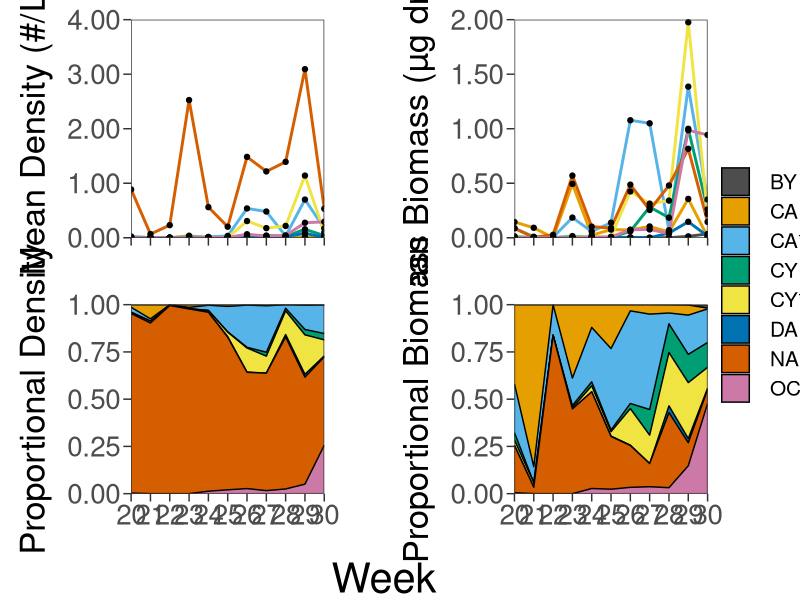

Generate this figure with R: (Note: this script raises an error after producing the figure.)
#################################################################
##  
##  APIS Cisco (Lucke et al.) manuscript
##  
##  
##      
#################################################################

## CLEAR ENVIRONMENT ============================================

rm(list = ls(all.names=TRUE))


## LOAD PACKAGES ================================================

library(dplyr)         # manipulating data
library(magrittr)      # for %<>%
library(ggplot2)       # visualizations
library(cowplot)       # plot matrix layout
library(gtable)        # plot matrix legend



## LOAD DATA ====================================================

zoop <- read.csv("data/APIS_Zooplankton_2018.csv", header = TRUE)



## DATA MANIPULATION ============================================

zoop %<>% mutate(taxa.group.2 = ifelse(species == "Acanthocyclops", "  Cyclopoids",
                                ifelse(species == "Bosmina", "  Other Cladocera",
                                ifelse(species == "Bythotrephes", "  Bythotrephes",
                                ifelse(species == "Daphnia", "  Daphnia",
                                ifelse(species == "Diacyclops", "  Cyclopoids",
                                ifelse(species == "Diaphanosoma", "  Other Cladocera",
                                ifelse(species == "Epischura", "  Calanoids",
                                ifelse(species == "Holopedium", "  Other Cladocera",
                                ifelse(species == "Limnocalanus", "  Calanoids",
                                ifelse(species == "Leptodiaptomus", "  Calanoids",
                                ifelse(species == "Mesocyclops", "  Cyclopoids",
                                ifelse(species == "Calanoid copepodid", "  Calanoid Copepodites",
                                ifelse(species == "Cyclopoid copepodid", "  Cyclopoid Copepodites",
                                ifelse(species == "Nauplii", "  Nauplii", "")))))))))))))),
                 tax.group.2 = factor(taxa.group.2))
  

## Summarize weekly and weekly proporational density and biomass for each taxa group
weekly.data <- zoop %>% group_by(week, station, taxa.group.2) %>%
  summarize(sum.density = sum(density.l), 
            sum.biomass = sum(biomass.dry.wt.ugL)) %>% 
  group_by(week, taxa.group.2) %>% 
  summarize(mean.density = mean(sum.density), 
            mean.biomass = mean(sum.biomass)) %>% 
  group_by(week) %>% 
  mutate(sum.density = sum(mean.density), 
         sum.biomass = sum(mean.biomass),
         prop.density = mean.density/sum.density,
         prop.biomass = mean.biomass/sum.biomass)


## ABBREVIATE TAXA NAMES ========================================

weekly.data$taxa.group.2 <- gsub('Cyclopoids', "CY", weekly.data$taxa.group.2)
weekly.data$taxa.group.2 <- gsub('Cyclopoid Copepodites', "CY*", weekly.data$taxa.group.2)
weekly.data$taxa.group.2 <- gsub('Bythotrephes', "BY", weekly.data$taxa.group.2)
weekly.data$taxa.group.2 <- gsub('Daphnia', "DA", weekly.data$taxa.group.2)
weekly.data$taxa.group.2 <- gsub('Calanoids', "CA", weekly.data$taxa.group.2)
weekly.data$taxa.group.2 <- gsub('Calanoid Copepodites', "CA*", weekly.data$taxa.group.2)
weekly.data$taxa.group.2 <- gsub('Nauplii', "NA", weekly.data$taxa.group.2)
weekly.data$taxa.group.2 <- gsub('Other Cladocera', "OC", weekly.data$taxa.group.2)


## VISUALIZATION ================================================

## Define a colorblind safe(ish) palette for 7-classes
color <- c("gray30", "#e69f00", "#56b4e9", "#009e73", "#f0e442", "#0072b2", "#d55e00", "#cc79a7")

## Mean density
zoop.density <- ggplot(weekly.data, aes(x = week, y = mean.density)) +
  geom_line(aes(colour = taxa.group.2), size = 1) +
  geom_point(size = 1.5) +
  scale_y_continuous(limits = c(0, 4), breaks = seq(0, 4, 1), labels = scales::number_format(accuracy = 0.01), expand = c(0, 0)) +
  scale_x_continuous(limits = c(20, 30), breaks = seq(20, 30, 1), expand = c(0, 0)) +
  scale_color_manual(values = color) +
  labs(x = 'Week', y = 'Mean Density (#/L)') +
  theme_bw() + 
  theme(panel.grid = element_blank(), panel.background = element_blank(), 
        legend.title = element_blank(),
        legend.text = element_text(size = 15),
        legend.key.size = unit(0.75, 'cm'),
        axis.text.x = element_text(size = 20),
        axis.text.y = element_text(size = 20),
        axis.title.y = element_text(size = 25, margin = margin(0, 10, 0, 0)),
        axis.title.x = element_text(size = 25, margin = margin(10, 0, 0, 0)),
        axis.ticks.length = unit(2.0, 'mm'), 
        plot.margin = unit(c(5, 10, 10, 5), 'mm'))

## Mean biomass
zoop.biomass <- ggplot(weekly.data, aes(x = week, y = mean.biomass)) +
  geom_line(aes(colour = taxa.group.2), size = 1) +
  geom_point(size = 1.5) +
  scale_y_continuous(limits = c(0, 2), breaks = seq(0, 2, 0.5), labels = scales::number_format(accuracy = 0.01), expand = c(0, 0)) +
  scale_x_continuous(limits = c(20, 30), breaks = seq(20, 30, 1), expand = c(0, 0)) +
  scale_color_manual(values = color) +
  labs(x = 'Week', y = 'Mean Biomass (µg dry/L)') +
  theme_bw() + 
  theme(panel.grid = element_blank(), panel.background = element_blank(), 
        legend.title = element_blank(),
        legend.text = element_text(size = 15),
        legend.key.size = unit(0.75, 'cm'),
        axis.text.x = element_text(size = 20),
        axis.text.y = element_text(size = 20),
        axis.title.y = element_text(size = 25, margin = margin(0, 10, 0, 0)),
        axis.title.x = element_text(size = 25, margin = margin(10, 0, 0, 0)),
        axis.ticks.length = unit(2.0, 'mm'), 
        plot.margin = unit(c(5, 5, 10, 10), 'mm'))

## Proportional stacked area plot of density
zoop.prop.density <- ggplot(weekly.data, aes(x = week, y = prop.density, fill = taxa.group.2)) +
  geom_area(position = "fill", color = "black") + 
  scale_x_continuous(limits = c(20, 30), breaks = seq(20, 30, 1), expand = c(0, 0)) +
  scale_y_continuous(limits = c(0, 1), expand = c(0, 0)) +
  scale_fill_manual(values = color) +
  labs(x = 'Week', y = 'Proportional Density') +
  theme_bw() + 
  theme(panel.grid = element_blank(), panel.background = element_blank(), 
        legend.title = element_blank(),
        legend.text = element_text(size = 15),
        legend.key.size = unit(0.75, 'cm'),
        axis.text.x = element_text(size = 20),
        axis.text.y = element_text(size = 20),
        axis.title.y = element_text(size = 25, margin = margin(0, 10, 0, 0)),
        axis.title.x = element_text(size = 25, margin = margin(10, 0, 0, 0)),
        axis.ticks.length = unit(2.0, 'mm'), 
        plot.margin = unit(c(5, 10, 10, 5), 'mm'))

## Proportional stacked area plot of biomass
zoop.prop.biomass <- ggplot(weekly.data, aes(x = week, y = prop.biomass, fill = taxa.group.2)) +
  geom_area(stat = "identity", position = "fill", color = "black") + 
  scale_x_continuous(limits = c(20, 30), breaks = seq(20, 30, 1), expand = c(0, 0)) +
  scale_y_continuous(limits = c(0, 1), expand = c(0, 0)) +
  scale_fill_manual(values = color) +
  labs(x = 'Week', y = 'Proportional Biomass') +
  theme_bw() + 
  theme(panel.grid = element_blank(), panel.background = element_blank(), 
        legend.title = element_blank(),
        legend.text = element_text(size = 15),
        legend.key.size = unit(0.75, 'cm'),
        axis.text.x = element_text(size = 20),
        axis.text.y = element_text(size = 20),
        axis.title.y = element_text(size = 25, margin = margin(0, 10, 0, 0)),
        axis.title.x = element_text(size = 25, margin = margin(10, 0, 0, 0)),
        axis.ticks.length = unit(2.0, 'mm'), 
        plot.margin = unit(c(5, 5, 10, 10), 'mm'))

## PANELED VISUALIZATION ========================================

## Create common legend
legend <- get_legend(zoop.prop.density + theme(legend.position = "right"))

# arrange the three plots in a single row
zoop.grid <- plot_grid(zoop.density + theme(legend.position = "none", axis.title.x = element_blank(), axis.text.x = element_blank()),
                       zoop.biomass + theme(legend.position = "none", axis.title.x = element_blank(), axis.text.x = element_blank()),
                       zoop.prop.density + theme(legend.position = "none", axis.title.x = element_blank()),
                       zoop.prop.biomass + theme(legend.position = "none", axis.title.x = element_blank()),
                       nrow = 2
)

## add legend to grid
zoop.grid.legend <- plot_grid(zoop.grid, legend, ncol = 2, rel_widths = c(2, 0.2))

## add common x-axis label
ggdraw(add_sub(zoop.grid.legend, "Week", vpadding = grid::unit(0,"lines"), y = 0.75, x = 0.48, size = 30))

ggsave("figures/apis_zoop_gridded.png", width = 18, height = 10, dpi = 300)

